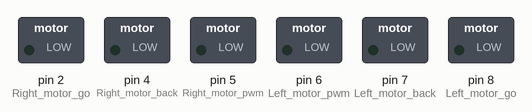
The sketch below on a simulated Arduino Uno, built with avr-gcc and run on an emulated ATmega328P. Shown: switched loads named in the sketch (green lamp = pin HIGH).

Above: at 0.05 s.
At 2.05 s:
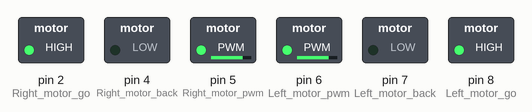
At 3.65 s:
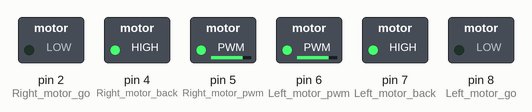
At 7.25 s:
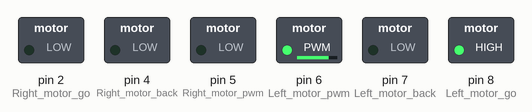
At 10.85 s:
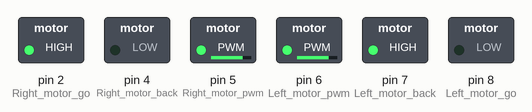
At 14.5 s:
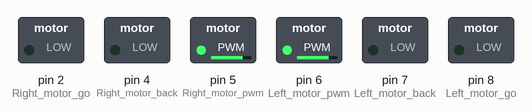
Timing chart, 0 to 18.9 s (numbered marks = the images above):
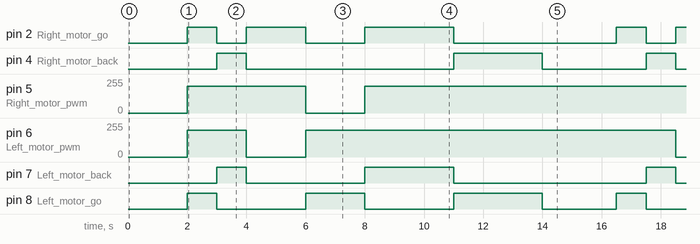

The sketch:

CarRun.ino
```cpp
// (licence header left out)
int Left_motor_go = 8;       //AIN2 connects to port 8 of Arduino UNO for control Left motor forward
int Left_motor_back = 7;     //AIN1 connects to port 7 of Arduino UNO for control Left motor back

int Right_motor_go = 2;      //BIN1 connects to port 2 of Arduino UNO for control Right motor forward
int Right_motor_back = 4;    //BIN2 connects to port 4 of Arduino UNO for control Right motor back

int Left_motor_pwm = 6;      //PWMA connects to port 6 of Arduino UNO for control the speed of the left motor
int Right_motor_pwm = 5;     //PWMB connects to port 5 of Arduino UNO for control the speed of the right motor

/**
* Function       setup
* @author        Danny
* @date          2017.07.25
* @brief         Initialization configure
* @param[in]     void
* @retval        void
* @par History
*/
void setup()
{
  // Initializethe motor drive IO as the output mode
  pinMode(Left_motor_go, OUTPUT);
  pinMode(Left_motor_back, OUTPUT);
  pinMode(Right_motor_go, OUTPUT);
  pinMode(Right_motor_back, OUTPUT);
}

/**
* Function       run
* @author        Danny
* @date          2017.07.25
* @brief         advance
* @param[in]     time
* @param[out]    void
* @retval        void
* @par History
*/
void run(int time)
{

  //Left motor advance
  digitalWrite(Left_motor_go, HIGH);
  digitalWrite(Left_motor_back, LOW);
  analogWrite(Left_motor_pwm, 200);     //pwm:0-255. The left and right wheels are slightly different

  //Right motor advance
  digitalWrite(Right_motor_go, HIGH);
  digitalWrite(Right_motor_back, LOW);
  analogWrite(Right_motor_pwm, 200);   //pwm:0-255. The left and right wheels are slightly different

  delay(time * 100);
}

/**
* Function       brake
* @author        Danny
* @date          2017.07.25
* @brief         brake
* @param[in]     time
* @param[out]    void
* @retval        void
* @par History
*/
void brake(int time)
{
  digitalWrite(Left_motor_go, LOW);
  digitalWrite(Left_motor_back, LOW);
  digitalWrite(Right_motor_go, LOW);
  digitalWrite(Right_motor_back, LOW);

  delay(time * 100);
}

/**
* Function       left
* @author        Danny
* @date          2017.07.25
* @brief         turn left (left wheel stop,right wheel advance)
* @param[in]     time
* @param[out]    void
* @retval        void
* @par History
*/
void left(int time)
{
  //Left motor stop
  digitalWrite(Left_motor_go, LOW);
  digitalWrite(Left_motor_back, LOW);
  analogWrite(Left_motor_pwm, 0);

  //Right motor advance
  digitalWrite(Right_motor_go, HIGH);
  digitalWrite(Right_motor_back, LOW);
  analogWrite(Right_motor_pwm, 200);

  delay(time * 100);
}

/**
* Function       right
* @author        Danny
* @date          2017.07.25
* @brief         turn right (left wheel advance,right wheel stop)
* @param[in]     time
* @param[out]    void
* @retval        void
* @par History
*/
void right(int time)
{
  //Left motor advance
  digitalWrite(Left_motor_go, HIGH);
  digitalWrite(Left_motor_back, LOW);
  analogWrite(Left_motor_pwm, 200);

  //Right motor stop
  digitalWrite(Right_motor_go, LOW);
  digitalWrite(Right_motor_back, LOW);
  analogWrite(Right_motor_pwm, 0);

  delay(time * 100);
}

/**
* Function       spin_left
* @author        Danny
* @date          2017.07.25
* @brief         turn left in place (left wheel back,right wheel advance)
* @param[in]     time
* @param[out]    void
* @retval        void
* @par History
*/
void spin_left(int time)
{
  //Left motor back
  digitalWrite(Left_motor_go, LOW);
  digitalWrite(Left_motor_back, HIGH);
  analogWrite(Left_motor_pwm, 200);

  //Right motor advance
  digitalWrite(Right_motor_go, HIGH);
  digitalWrite(Right_motor_back, LOW);
  analogWrite(Right_motor_pwm, 200);

  delay(time * 100);
}

/**
* Function       spin_right
* @author        Danny
* @date          2017.07.25
* @brief          turn left in place (left wheel advance,right wheel back)
* @param[in]     time
* @param[out]    void
* @retval        void
* @par History
*/
void spin_right(int time)
{
  //Left motor advance
  digitalWrite(Left_motor_go, HIGH);
  digitalWrite(Left_motor_back, LOW);
  analogWrite(Left_motor_pwm, 200);

  //Right motor back
  digitalWrite(Right_motor_go, LOW);
  digitalWrite(Right_motor_back, HIGH);
  analogWrite(Right_motor_pwm, 200);

  delay(time * 100);
}

/**
* Function       back
* @author        Danny
* @date          2017.07.25
* @brief         back
* @param[in]     time
* @param[out]    void
* @retval        void
* @par History
*/
void back(int time)
{
  //Left motor back
  digitalWrite(Left_motor_go, LOW);
  digitalWrite(Left_motor_back, HIGH);
  analogWrite(Left_motor_pwm, 200);

  //Right motor back
  digitalWrite(Right_motor_go, LOW);
  digitalWrite(Right_motor_back, HIGH);
  analogWrite(Right_motor_pwm, 200);

  delay(time * 100);
}

/**
* Function       loop
* @author        Danny
* @date          2017.07.25
* @brief         delay 2s,advance 1s,back 1s,turn left 2s,turn right 2s,
*                turn left in place 3s,turn right 3s,stop 0.5s
* @param[in]     void
* @retval        void
* @par History
*/
void loop()
{
  delay(2000);
  run(10);          //advance 1s(10 * 100ms)
  back(10);         //backe 1s
  left(20);         //turn left 2s
  right(20);        //turn right 2s
  spin_left(30);    //turn left in place 3s
  spin_right(30);   //turn right in place 3s
  brake(5);         //stop 0.5s
}
```

Measured:
- by itself, pin 2 (Right_motor_go): repeats every 14.5 s: LOW 1.0 s, HIGH 2.0 s, LOW 2.0 s, HIGH 3.0 s, LOW 5.5 s, HIGH 1.0 s
- by itself, pin 4 (Right_motor_back): repeats every 14.5 s: LOW 7.0 s, HIGH 3.0 s, LOW 3.5 s, HIGH 1.0 s
- by itself, pin 5 (Right_motor_pwm), pin 6 (Left_motor_pwm): repeats every 14.5 s: 0/255 2.0 s, 200/255 12.5 s
- by itself, pin 7 (Left_motor_back): repeats every 14.5 s: LOW 4.0 s, HIGH 3.0 s, LOW 6.5 s, HIGH 1.0 s
- by itself, pin 8 (Left_motor_go): repeats every 14.5 s: LOW 3.0 s, HIGH 2.0 s, LOW 3.0 s, HIGH 3.0 s, LOW 2.5 s, HIGH 1.0 s
